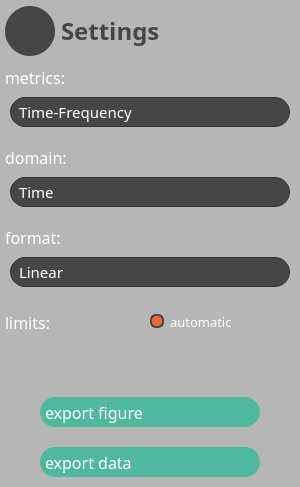
        <widget class="QFrame" name="frame_21">
         <property name="minimumSize">
          <size>
           <width>300</width>
           <height>0</height>
          </size>
         </property>
         <property name="maximumSize">
          <size>
           <width>500</width>
           <height>16777215</height>
          </size>
         </property>
         <property name="styleSheet">
          <string notr="true">QFrame{
	background-color: rgb(182, 182, 182);
	border-radius: 6px;
}

QComboBox {
	border: 1px solid #333333;
	border-radius: 15px;
	background:  rgb(70, 70, 70);
	padding: 10x 23px 5px 5x;
	min-width: 10em;
	color: rgb(255, 255, 255);
	margin-left: 5px;
	margin-right: 5px;
	padding-left: 8px
}

QComboBox::disabled{
	color: rgb(136, 138, 133)
}

QComboBox::down-arrow:disabled {    
	image: url(:/icons/img/downArrowDis.png);
}

QComboBox::hover{
border: 3px solid  #009b4a;
}

QComboBox::drop-down {
	subcontrol-origin: padding;
	subcontrol-position: top right;
	width: 20px;
 
	border-top-right-radius: 3px;
	border-bottom-right-radius: 3px;
}

QComboBox::down-arrow {    
	image: url(:/icons/img/downArrow.png);
	width : 12px;
}

QComboBox QAbstractView{
	background-color: #4f4f4f;
	color: #999999;
 
	selection-background-color: rgb(70, 70, 70);
	selection-color: #4f4f4f;
}

QCheckBox{
	color: rgb(255,255,255);
}
QCheckBox::indicator{
	background-color: rgb(70,70,70);
	color: rgb(241,102,55);
	border-radius:6px;
}

QCheckBox::indicator:checked{
	background-color: rgb(241,102,55);
	border: 2px solid rgb(70,70,70);
}

QCheckBox:disabled{
 color: rgb(136, 138, 133);
}

QCheckBox::indicator:checked:disabled{
	background-color: rgb(136, 138, 133);
}</string>
         </property>
         <property name="frameShape">
          <enum>QFrame::StyledPanel</enum>
         </property>
         <property name="frameShadow">
          <enum>QFrame::Raised</enum>
         </property>
         <layout class="QVBoxLayout" name="verticalLayout_12">
          <property name="spacing">
           <number>0</number>
          </property>
          <property name="leftMargin">
           <number>5</number>
          </property>
          <property name="topMargin">
           <number>5</number>
          </property>
          <property name="rightMargin">
           <number>5</number>
          </property>
          <property name="bottomMargin">
           <number>0</number>
          </property>
          <item>
           <widget class="QFrame" name="frame_22">
            <property name="minimumSize">
             <size>
              <width>235</width>
              <height>52</height>
             </size>
            </property>
            <property name="maximumSize">
             <size>
              <width>16777215</width>
              <height>52</height>
             </size>
            </property>
            <property name="frameShape">
             <enum>QFrame::StyledPanel</enum>
            </property>
            <property name="frameShadow">
             <enum>QFrame::Raised</enum>
            </property>
            <layout class="QHBoxLayout" name="horizontalLayout_8">
             <property name="leftMargin">
              <number>0</number>
             </property>
             <property name="topMargin">
              <number>0</number>
             </property>
             <property name="rightMargin">
              <number>0</number>
             </property>
             <property name="bottomMargin">
              <number>0</number>
             </property>
             <item>
              <widget class="QLabel" name="label_14">
               <property name="minimumSize">
                <size>
                 <width>50</width>
                 <height>50</height>
                </size>
               </property>
               <property name="maximumSize">
                <size>
                 <width>50</width>
                 <height>50</height>
                </size>
               </property>
               <property name="styleSheet">
                <string notr="true">QLabel{
	background-color: rgb(70,70,70);
	border-radius: 25px;
}</string>
               </property>
               <property name="text">
                <string/>
               </property>
               <property name="pixmap">
                <pixmap>../Resources/img/settingsEnable.png</pixmap>
               </property>
               <property name="scaledContents">
                <bool>true</bool>
               </property>
               <property name="margin">
                <number>10</number>
               </property>
              </widget>
             </item>
             <item>
              <widget class="QLabel" name="label_15">
               <property name="font">
                <font>
                 <family>PF BeauSans Pro</family>
                 <pointsize>18</pointsize>
                 <bold>true</bold>
                </font>
               </property>
               <property name="styleSheet">
                <string notr="true">color: rgb(70, 70, 70)</string>
               </property>
               <property name="text">
                <string>Settings</string>
               </property>
              </widget>
             </item>
            </layout>
           </widget>
          </item>
          <item>
           <widget class="QFrame" name="frame_23">
            <property name="minimumSize">
             <size>
              <width>225</width>
              <height>80</height>
             </size>
            </property>
            <property name="maximumSize">
             <size>
              <width>16777215</width>
              <height>16777215</height>
             </size>
            </property>
            <property name="frameShape">
             <enum>QFrame::StyledPanel</enum>
            </property>
            <property name="frameShadow">
             <enum>QFrame::Raised</enum>
            </property>
            <layout class="QVBoxLayout" name="verticalLayout_13">
             <property name="spacing">
              <number>0</number>
             </property>
             <property name="leftMargin">
              <number>0</number>
             </property>
             <property name="topMargin">
              <number>0</number>
             </property>
             <property name="rightMargin">
              <number>0</number>
             </property>
             <property name="bottomMargin">
              <number>0</number>
             </property>
             <item>
              <widget class="QLabel" name="label_16">
               <property name="maximumSize">
                <size>
                 <width>16777215</width>
                 <height>20</height>
                </size>
               </property>
               <property name="font">
                <font>
                 <family>PF BeauSans Pro</family>
                 <pointsize>12</pointsize>
                 <bold>false</bold>
                </font>
               </property>
               <property name="styleSheet">
                <string notr="true">color: rgb(255, 255, 255);</string>
               </property>
               <property name="text">
                <string>metrics:</string>
               </property>
               <property name="alignment">
                <set>Qt::AlignLeading|Qt::AlignLeft|Qt::AlignVCenter</set>
               </property>
              </widget>
             </item>
             <item>
              <widget class="QComboBox" name="mainBox">
               <property name="minimumSize">
                <size>
                 <width>203</width>
                 <height>30</height>
                </size>
               </property>
               <property name="maximumSize">
                <size>
                 <width>16777215</width>
                 <height>30</height>
                </size>
               </property>
               <property name="font">
                <font>
                 <family>PF BeauSans Pro</family>
                 <pointsize>11</pointsize>
                </font>
               </property>
               <property name="styleSheet">
                <string notr="true"/>
               </property>
               <item>
                <property name="text">
                 <string>Time-Frequency</string>
                </property>
               </item>
               <item>
                <property name="text">
                 <string>Metrics</string>
                </property>
               </item>
              </widget>
             </item>
            </layout>
           </widget>
          </item>
          <item>
           <widget class="QFrame" name="frame_24">
            <property name="minimumSize">
             <size>
              <width>225</width>
              <height>80</height>
             </size>
            </property>
            <property name="maximumSize">
             <size>
              <width>16777215</width>
              <height>16777215</height>
             </size>
            </property>
            <property name="frameShape">
             <enum>QFrame::StyledPanel</enum>
            </property>
            <property name="frameShadow">
             <enum>QFrame::Raised</enum>
            </property>
            <layout class="QVBoxLayout" name="verticalLayout_14">
             <property name="spacing">
              <number>0</number>
             </property>
             <property name="leftMargin">
              <number>0</number>
             </property>
             <property name="topMargin">
              <number>0</number>
             </property>
             <property name="rightMargin">
              <number>0</number>
             </property>
             <property name="bottomMargin">
              <number>0</number>
             </property>
             <item>
              <widget class="QLabel" name="label_17">
               <property name="maximumSize">
                <size>
                 <width>16777215</width>
                 <height>20</height>
                </size>
               </property>
               <property name="font">
                <font>
                 <family>PF BeauSans Pro</family>
                 <pointsize>12</pointsize>
                 <bold>false</bold>
                </font>
               </property>
               <property name="styleSheet">
                <string notr="true">color: rgb(255, 255, 255);</string>
               </property>
               <property name="text">
                <string>domain:</string>
               </property>
               <property name="alignment">
                <set>Qt::AlignLeading|Qt::AlignLeft|Qt::AlignVCenter</set>
               </property>
              </widget>
             </item>
             <item>
              <widget class="QComboBox" name="domainBox">
               <property name="enabled">
                <bool>true</bool>
               </property>
               <property name="minimumSize">
                <size>
                 <width>203</width>
                 <height>30</height>
                </size>
               </property>
               <property name="maximumSize">
                <size>
                 <width>16777215</width>
                 <height>30</height>
                </size>
               </property>
               <property name="font">
                <font>
                 <family>PF BeauSans Pro</family>
                 <pointsize>11</pointsize>
                </font>
               </property>
               <property name="editable">
                <bool>false</bool>
               </property>
               <property name="currentText">
                <string>Time</string>
               </property>
               <item>
                <property name="text">
                 <string>Time</string>
                </property>
               </item>
               <item>
                <property name="text">
                 <string>Frequency</string>
                </property>
               </item>
              </widget>
             </item>
            </layout>
           </widget>
          </item>
          <item>
           <widget class="QFrame" name="frame_samplingBox">
            <property name="minimumSize">
             <size>
              <width>225</width>
              <height>80</height>
             </size>
            </property>
            <property name="maximumSize">
             <size>
              <width>16777215</width>
              <height>16777215</height>
             </size>
            </property>
            <property name="frameShape">
             <enum>QFrame::StyledPanel</enum>
            </property>
            <property name="frameShadow">
             <enum>QFrame::Raised</enum>
            </property>
            <layout class="QVBoxLayout" name="verticalLayout_15">
             <property name="spacing">
              <number>0</number>
             </property>
             <property name="leftMargin">
              <number>0</number>
             </property>
             <property name="topMargin">
              <number>0</number>
             </property>
             <property name="rightMargin">
              <number>0</number>
             </property>
             <property name="bottomMargin">
              <number>0</number>
             </property>
             <item>
              <widget class="QLabel" name="label_18">
               <property name="maximumSize">
                <size>
                 <width>16777215</width>
                 <height>20</height>
                </size>
               </property>
               <property name="font">
                <font>
                 <family>PF BeauSans Pro</family>
                 <pointsize>12</pointsize>
                 <bold>false</bold>
                </font>
               </property>
               <property name="styleSheet">
                <string notr="true">color: rgb(255, 255, 255);</string>
               </property>
               <property name="text">
                <string>format:</string>
               </property>
               <property name="alignment">
                <set>Qt::AlignLeading|Qt::AlignLeft|Qt::AlignVCenter</set>
               </property>
              </widget>
             </item>
             <item>
              <widget class="QComboBox" name="samplingBox">
               <property name="enabled">
                <bool>true</bool>
               </property>
               <property name="minimumSize">
                <size>
                 <width>203</width>
                 <height>30</height>
                </size>
               </property>
               <property name="maximumSize">
                <size>
                 <width>16777215</width>
                 <height>30</height>
                </size>
               </property>
               <property name="font">
                <font>
                 <family>PF BeauSans Pro</family>
                 <pointsize>11</pointsize>
                </font>
               </property>
               <property name="editable">
                <bool>false</bool>
               </property>
               <item>
                <property name="text">
                 <string>Linear</string>
                </property>
               </item>
               <item>
                <property name="text">
                 <string>1/3 octave</string>
                </property>
               </item>
              </widget>
             </item>
            </layout>
           </widget>
          </item>
          <item>
           <widget class="QFrame" name="frame_98">
            <property name="minimumSize">
             <size>
              <width>225</width>
              <height>50</height>
             </size>
            </property>
            <property name="maximumSize">
             <size>
              <width>16777215</width>
              <height>100</height>
             </size>
            </property>
            <property name="frameShape">
             <enum>QFrame::NoFrame</enum>
            </property>
            <property name="frameShadow">
             <enum>QFrame::Raised</enum>
            </property>
            <layout class="QHBoxLayout" name="horizontalLayout_49">
             <property name="spacing">
              <number>0</number>
             </property>
             <property name="leftMargin">
              <number>0</number>
             </property>
             <property name="topMargin">
              <number>0</number>
             </property>
             <property name="rightMargin">
              <number>0</number>
             </property>
             <property name="bottomMargin">
              <number>0</number>
             </property>
             <item>
              <widget class="QLabel" name="usernameLabel_9">
               <property name="maximumSize">
                <size>
                 <width>16777215</width>
                 <height>20</height>
                </size>
               </property>
               <property name="font">
                <font>
                 <family>PF BeauSans Pro</family>
                 <pointsize>12</pointsize>
                 <bold>false</bold>
                </font>
               </property>
               <property name="styleSheet">
                <string notr="true">color: rgb(255, 255, 255);</string>
               </property>
               <property name="text">
                <string>limits:</string>
               </property>
               <property name="alignment">
                <set>Qt::AlignLeading|Qt::AlignLeft|Qt::AlignVCenter</set>
               </property>
              </widget>
             </item>
             <item>
              <widget class="QCheckBox" name="automaticCheckBox">
               <property name="enabled">
                <bool>true</bool>
               </property>
               <property name="font">
                <font>
                 <family>PF BeauSans Pro</family>
                 <pointsize>10</pointsize>
                 <bold>false</bold>
                </font>
               </property>
               <property name="styleSheet">
                <string notr="true"/>
               </property>
               <property name="text">
                <string>automatic</string>
               </property>
               <property name="checkable">
                <bool>true</bool>
               </property>
               <property name="checked">
                <bool>true</bool>
               </property>
              </widget>
             </item>
            </layout>
           </widget>
          </item>
          <item>
           <spacer name="verticalSpacer_2">
            <property name="orientation">
             <enum>Qt::Vertical</enum>
            </property>
            <property name="sizeHint" stdset="0">
             <size>
              <width>20</width>
              <height>40</height>
             </size>
            </property>
           </spacer>
          </item>
          <item>
           <widget class="QFrame" name="frame_25">
            <property name="minimumSize">
             <size>
              <width>225</width>
              <height>100</height>
             </size>
            </property>
            <property name="maximumSize">
             <size>
              <width>16777215</width>
              <height>100</height>
             </size>
            </property>
            <property name="layoutDirection">
             <enum>Qt::LeftToRight</enum>
            </property>
            <property name="styleSheet">
             <string notr="true">
QPushButton {
	padding-left: 5px;
	text-align: left;
	background-color: rgb(80, 184, 158);
	border:none;
	border-radius:15px;
	color: rgb(255, 255, 255)
}

QPushButton:hover {
	background-color: rgb(255, 161, 78);
}

QPushButton:pressed {
	background-color: rgb(237, 105, 59)
}
</string>
            </property>
            <property name="frameShape">
             <enum>QFrame::NoFrame</enum>
            </property>
            <property name="frameShadow">
             <enum>QFrame::Raised</enum>
            </property>
            <layout class="QVBoxLayout" name="verticalLayout_16">
             <property name="spacing">
              <number>10</number>
             </property>
             <property name="leftMargin">
              <number>0</number>
             </property>
             <property name="topMargin">
              <number>0</number>
             </property>
             <property name="rightMargin">
              <number>0</number>
             </property>
             <property name="bottomMargin">
              <number>0</number>
             </property>
             <item alignment="Qt::AlignHCenter">
              <widget class="QPushButton" name="exportFig">
               <property name="enabled">
                <bool>true</bool>
               </property>
               <property name="minimumSize">
                <size>
                 <width>220</width>
                 <height>30</height>
                </size>
               </property>
               <property name="maximumSize">
                <size>
                 <width>16777215</width>
                 <height>30</height>
                </size>
               </property>
               <property name="font">
                <font>
                 <family>PF BeauSans Pro</family>
                 <pointsize>12</pointsize>
                </font>
               </property>
               <property name="text">
                <string>export figure</string>
               </property>
              </widget>
             </item>
             <item alignment="Qt::AlignHCenter">
              <widget class="QPushButton" name="exportData">
               <property name="enabled">
                <bool>true</bool>
               </property>
               <property name="minimumSize">
                <size>
                 <width>220</width>
                 <height>30</height>
                </size>
               </property>
               <property name="maximumSize">
                <size>
                 <width>16777215</width>
                 <height>30</height>
                </size>
               </property>
               <property name="font">
                <font>
                 <family>PF BeauSans Pro</family>
                 <pointsize>12</pointsize>
                </font>
               </property>
               <property name="text">
                <string>export data</string>
               </property>
              </widget>
             </item>
            </layout>
           </widget>
          </item>
         </layout>
        </widget>
